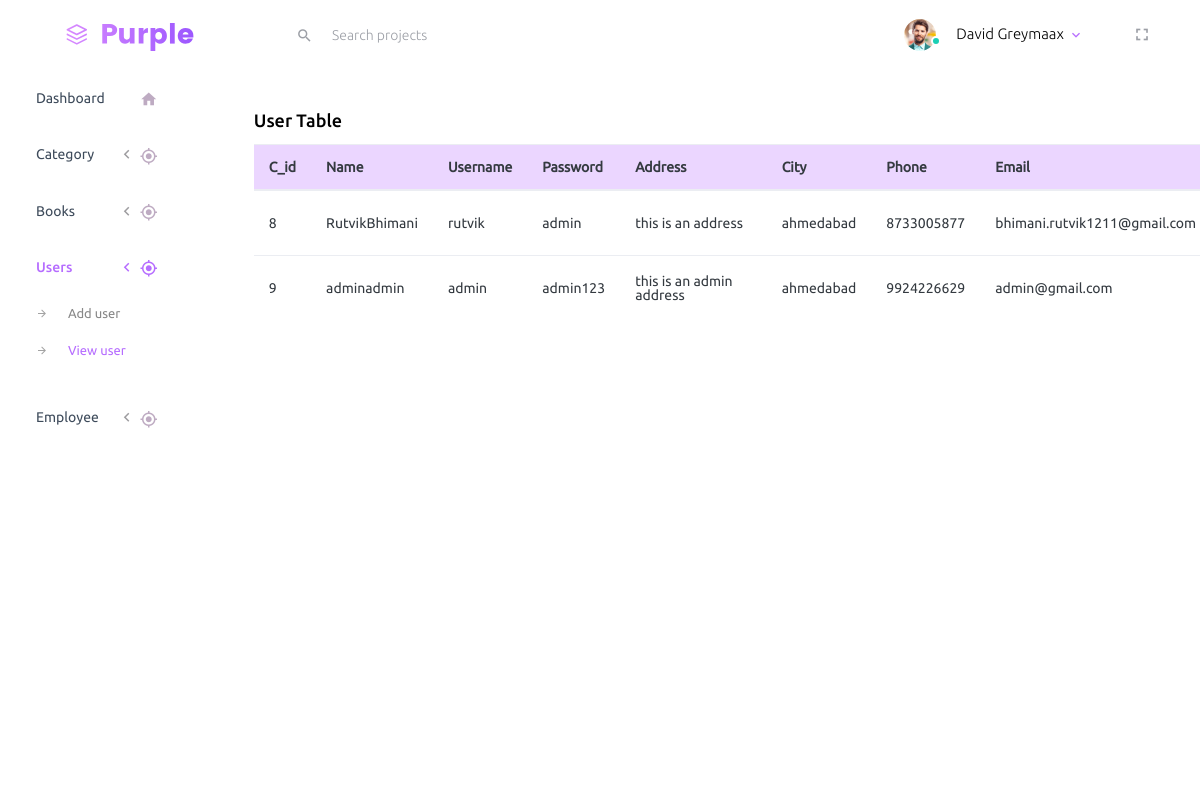
The page /admin/view_user.php on the database its author committed.
### tables this page shows
CREATE TABLE `customer` (
  `C_id` int(11) NOT NULL,
  `F_name` varchar(15) NOT NULL,
  `L_name` varchar(15) NOT NULL,
  `Username` varchar(40) NOT NULL,
  `Password` varchar(255) NOT NULL,
  `Address` varchar(150) NOT NULL,
  `City` varchar(15) NOT NULL,
  `State` varchar(15) NOT NULL,
  `Pincode` varchar(6) NOT NULL,
  `Phone` varchar(10) NOT NULL,
  `Email` varchar(40) DEFAULT NULL,
  `Dob` date NOT NULL
);

### admin/view_user.php (the view, shortened to what this page needs)
<?php
  $conn =mysqli_connect("localhost","root","","bookmybooktest");
 ?>
<!DOCTYPE html>
<html lang="en">
<head>
  <link rel="stylesheet" href="vendors/iconfonts/mdi/css/materialdesignicons.min.css">
  <link rel="stylesheet" href="vendors/css/vendor.bundle.base.css">
  <link rel="stylesheet" href="css/style.css">
</head>
<body>
  <div class="container-scroller">
      <?php
        include("include/header.php");
      ?>
    <div class="container-fluid page-body-wrapper">
        <?php
            include("include/menu.php");
        ?>
           <div class="col-lg-12 grid-margin stretch-card">
              <div class="card" >
                <div class="card-body">
                   <h4 class="card-title">User Table</h4>
                  <table class="table table-responsive table-{color}" >
                      <tr class="table-primary">
                        <th>
                          C_id
                        </th>
                        <th>
                         Name
                        </th>
                        <th>
                          Username
                        </th>
                        <th>
                          Password
                        </th>
                        <th>
                          Address
                        </th>
                        <th>
                          City
                        </th>
                        <th>
                          Phone
                        </th>
                        <th>
                          Email
                        </th>
                      </tr>
                       <tbody>
                   <?php
                        $sql = "SELECT * FROM customer";
                        $result= mysqli_query($conn,$sql) or die("Error in query");
                        while ($row = mysqli_fetch_array($result))
                        {
                          echo "<tr class=''>";
                          echo"<td>$row[0]</td>
                                <td>$row[1]".$row[2]."</td>
                                <td>$row[3]</td>
                                <td>$row[4]</td>
                                <td>$row[5]</td>
                                <td>$row[6]</td>
                                <td>$row[9]</td>
                                <td>$row[10]</td>";
                          echo "</tr>";
                        }
                       ?>
                        </tbody>
                  </table>
                </div>
              </div>
            </div>
    </div>
  </div>
</body>
</html>

### rows shown on the page
customer: C_id "8", F_name "Rutvik", L_name "Bhimani", Username "rutvik", Password "admin", Address "this is an address", City "ahmedabad", Phone "8733005877", Email "bhimani.rutvik1211@gmail.com"
customer: C_id "9", F_name "admin", L_name "admin", Username "admin", Password "admin123", Address "this is an admin address", City "ahmedabad", Phone "9924226629", Email "admin@gmail.com"
